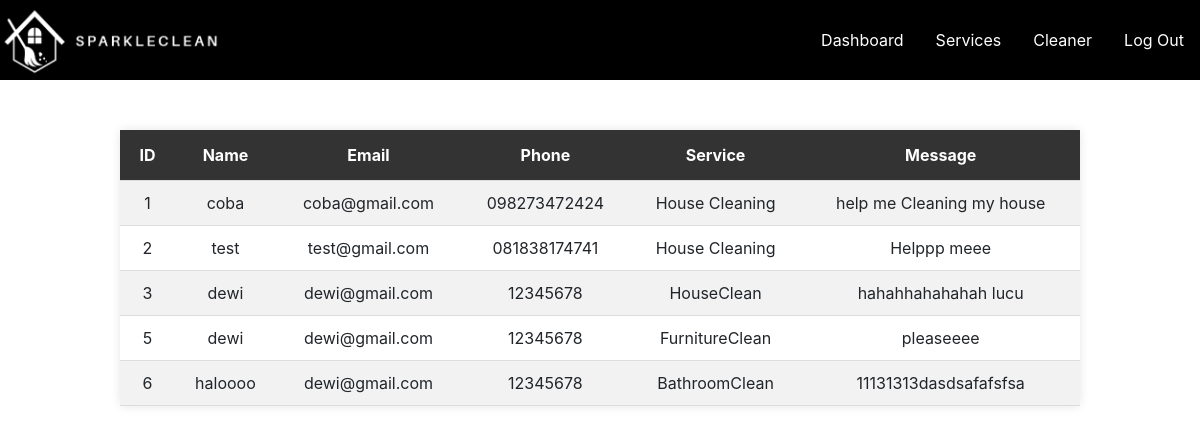
/message.php, run on the app's committed database.
### tables this page shows
CREATE TABLE `contact_us` (
  `name` varchar(255) NOT NULL,
  `email` varchar(255) NOT NULL,
  `phone` varchar(255) NOT NULL,
  `service` varchar(255) NOT NULL,
  `message` varchar(255) NOT NULL,
  `id` int(11) NOT NULL
);

### message.php (the view, shortened to what this page needs)
<?php
include "config.php";
?>
<!DOCTYPE html>
<html lang="en">
<head>
    <link rel="stylesheet" href="css/styleaman.css">
</head>
<body>
    <div class="navigation">
        <img src="images/logo.png" alt="Logo">
        <a href="login.php">Log Out</a>
        <a href="admin/cleaner.php">Cleaner</a>
        <a href="admin/katalog.php">Services</a>
        <a href="admin/HomePage.html">Dashboard</a>
    </div>
    <table>
        <thead>
            <tr>
                <th>ID</th>
                <th>Name</th>
                <th>Email</th>
                <th>Phone</th>
                <th>Service</th>
                <th>Message</th>
            </tr>
        </thead>
        <tbody>
            <?php
            $sql = "SELECT * FROM contact_us";
            $result = $db->query($sql);
            if ($result->num_rows > 0) {
                while($row = $result->fetch_assoc()) {
                    echo "<tr>";
                    echo "<td>" . $row['id'] . "</td>";
                    echo "<td>" . $row['name'] . "</td>";
                    echo "<td>" . $row['email'] . "</td>";
                    echo "<td>" . $row['phone'] . "</td>";
                    echo "<td>" . $row['service'] . "</td>";
                    echo "<td>" . $row['message'] . "</td>";
                    echo "</tr>";
                }
            } else {
                echo "<tr><td colspan='6'>No messages found</td></tr>";
            }
            ?>
        </tbody>
    </table>
</body>
</html>

### css/styleaman.css (style rules this page uses)
body { margin: 0; font-family: -apple-system, BlinkMacSystemFont, "Segoe UI", Roboto, "Helvetica Neue", Arial, sans-serif, "Apple Color Emoji", "Segoe UI Emoji", "Segoe UI Symbol"; font-weight: 400; color: #212529; text-align: left; background-color: #fff; }
.navigation { background-color: black; overflow: hidden; padding-top: 5px; padding-bottom: 5px; }
.navigation a { float: right; color: white; text-align: center; padding: 25px 16px; text-decoration: none; }
.navigation img { float: left; width: 220px; height: 70px; }

### message.php (style rules this page uses)
table { width: 80%; margin: auto; border-collapse: collapse; text-align: center; margin-top: 50px; box-shadow: 0 0 10px rgba(0, 0, 0, 0.1); background-color: #fff; }
th { background-color: #333; color: white; padding: 15px; }
td { padding: 12px; }
tr:nth-child(odd) { background-color: #f2f2f2; }
th, td { border-bottom: 1px solid #ddd; }

### data on the page
contact_us: id "1", name "coba", email "coba@gmail.com", phone "098273472424", service "House Cleaning", message "help me Cleaning my house"
contact_us: id "2", name "test", email "test@gmail.com", phone "081838174741", service "House Cleaning", message "Helppp meee"
contact_us: id "3", name "dewi", email "dewi@gmail.com", phone "12345678", service "HouseClean", message "hahahhahahahah lucu"
contact_us: id "5", name "dewi", email "dewi@gmail.com", phone "12345678", service "FurnitureClean", message "pleaseeee"
contact_us: id "6", name "haloooo", email "dewi@gmail.com", phone "12345678", service "BathroomClean", message "11131313dasdsafafsfsa"
